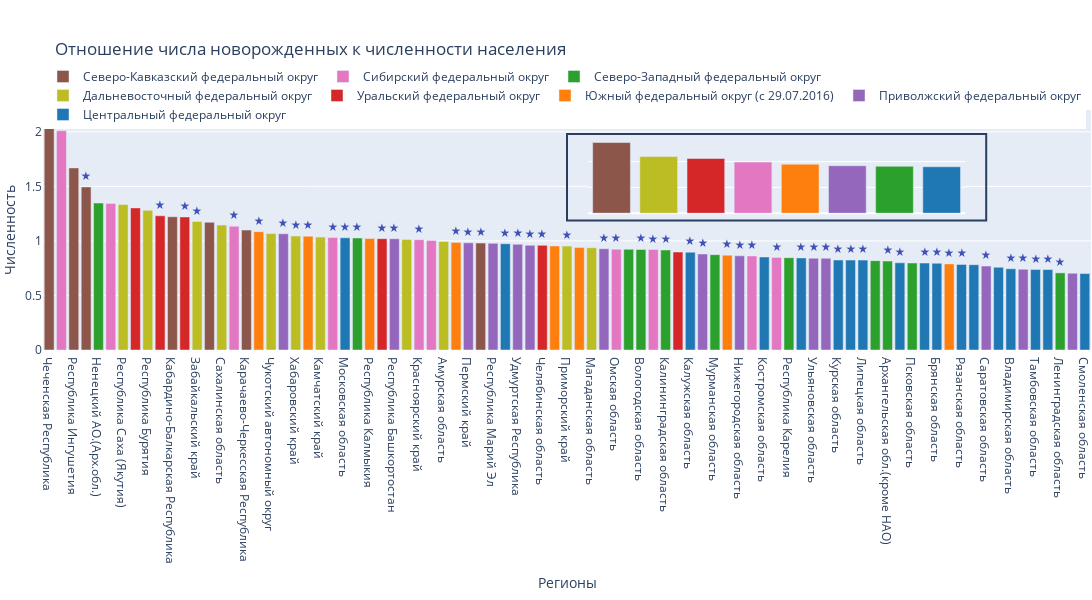

Notebook cell for this chart:
### Code cell
mask_perc = data.groupby('Федеральный округ')[['Численность населения','Новорожденные']].sum().reset_index()
mask_perc['Новорожденные в %'] = mask_perc['Новорожденные']*100/mask_perc['Численность населения'].astype('float')
mask_perc.sort_values(by='Новорожденные в %',ascending=False,inplace=True)
mask_perc['Новорожденные в %'] = mask_perc['Новорожденные в %'].round(2)
mask_perc['цвет'] = mask_perc['Федеральный округ'].map(dct_colors)

fig = px.bar(x=mask_newborn_OKR['Регионы'],title='Прирост населения в процентах по регионам',
             y=mask_newborn_OKR['ОКР'],
             color=mask_newborn_OKR['Федеральный округ'],
             color_discrete_map=dct_colors,
             text=mask_newborn_OKR['метка региона'],height=600,width=1200,range_y=[0,2.2])
fig.update_traces(textposition='outside',textfont_color='#3F51B5')
fig.update_xaxes(categoryorder='array',categoryarray=mask_newborn_OKR['Регионы'],title='Регионы')

fig.update_layout(autosize=False,
                  legend_orientation="h",
                  legend=dict(x=0,y=1.2, yanchor='top',title=''),
                  title="Численность населения",
                  xaxis_title="Регионы",
                  yaxis_title="Численность",
                  margin=dict(l=0, r=0, t=110, b=250))




# Второй график будет внутри основного второго графика
fig.add_trace(
    trace=go.Bar(marker_color=mask_perc['цвет'],
        x=mask_perc['Федеральный округ'],
        y=mask_perc['Новорожденные в %'],
        name="Федеральный округ",xaxis='x2',
        showlegend=False))

# Рисуем внутри графика фигуру типа rect - это прямоугольник, указываем его вершины
fig.update_layout( shapes=[
    dict(type="rect", #тип
         xref="paper", # цвет 
         yref="paper", # цвет 
         x0=0.5, # начало графика x0 от левого края
         y0=0.54, # начало графика y0 от нижнего края
         x1=0.9, # конец графика x1 от левого края
         y1=0.9, # конец графика y1 от нижнего края
         line_width=2, #
         fillcolor=None, #
         opacity=1)])

# Уточняем область отображения второго графика
fig.update_traces(selector=lambda t: t.name=="Федеральный округ", xaxis="x2", yaxis="y2")

# Новые оси второго графика
fig.update_layout(
    xaxis2=dict(domain=[0.52, 0.88], anchor="y2"),  # определяем оси X для врезанного графика
    yaxis2=dict(domain=[0.57, 0.88], anchor="x2")) # определяем оси Y для врезанного графика

fig.update_layout(autosize=False,
                  legend_orientation="h",
                  legend=dict(x=0,y=1.2, yanchor='top',title=''),
                  title="Отношение числа новорожденных к численности населения",
                  xaxis_title="Регионы",
                  yaxis_title="Численность",
                  margin=dict(l=0, r=0, t=110, b=250),
                  xaxis2 = {'showticklabels': False},
                  yaxis2 = {'showticklabels': False})

fig.show()

### Figure 1 — Plotly figure (JSON) as saved in the notebook; plotly's stock layout.template omitted (floating-point values rounded to 4 significant figures)
{"data": [{"alignmentgroup": "True", "hovertemplate": "color=Северо-Кавказский федеральный округ<br>x=%{x}<br>y=%{y}<br>text=%{text}<extra></extra>", "legendgroup": "Северо-Кавказский федеральный округ", "marker": {"color": "#8C564B", "pattern": {"shape": ""}}, "name": "Северо-Кавказский федеральный округ", "offsetgroup": "Северо-Кавказский федеральный округ", "orientation": "v", "showlegend": true, "text": ["★", "", "★", "", "", "", "★"], "textfont": {"color": "#3F51B5"}, "textposition": "outside", "type": "bar", "x": ["Чеченская Республика", "Республика Ингушетия", "Республика Дагестан", "Кабардино-Балкарская Республика", "Республика Северная Осетия-Алания", "Карачаево-Черкесская Республика", "Ставропольский край"], "xaxis": "x", "y": [2.036, 1.669, 1.495, 1.221, 1.171, 1.099, 0.9804], "yaxis": "y"}, {"alignmentgroup": "True", "hovertemplate": "color=Сибирский федеральный округ<br>x=%{x}<br>y=%{y}<br>text=%{text}<extra></extra>", "legendgroup": "Сибирский федеральный округ", "marker": {"color": "#E377C2", "pattern": {"shape": ""}}, "name": "Сибирский федеральный округ", "offsetgroup": "Сибирский федеральный округ", "orientation": "v", "showlegend": true, "text": ["", "", "★", "★", "★", "", "★", "★", "★", "★"], "textfont": {"color": "#3F51B5"}, "textposition": "outside", "type": "bar", "x": ["Республика Тыва", "Республика Алтай", "Иркутская область", "Новосибирская область", "Красноярский край", "Республика Хакасия", "Омская область", "Томская область", "Алтайский край", "Кемеровская область"], "xaxis": "x", "y": [2.01, 1.342, 1.135, 1.032, 1.011, 1.003, 0.9239, 0.921, 0.8621, 0.8482], "yaxis": "y"}, {"alignmentgroup": "True", "hovertemplate": "color=Северо-Западный федеральный округ<br>x=%{x}<br>y=%{y}<br>text=%{text}<extra></extra>", "legendgroup": "Северо-Западный федеральный округ", "marker": {"color": "#2CA02C", "pattern": {"shape": ""}}, "name": "Северо-Западный федеральный округ", "offsetgroup": "Северо-Западный федеральный округ", "orientation": "v", "showlegend": true, "text": ["", "★", "", "★", "★", "", "", "", "★", "", "★"], "textfont": {"color": "#3F51B5"}, "textposition": "outside", "type": "bar", "x": ["Ненецкий АО.(Арх.обл.)", "Санкт-Петербург", "Республика Коми", "Вологодская область", "Калининградская область", "Мурманская область", "Республика Карелия", "Новгородская область", "Архангельская обл.(кроме НАО)", "Псковская область", "Ленинградская область"], "xaxis": "x", "y": [1.347, 1.027, 0.9234, 0.9219, 0.9171, 0.8742, 0.8467, 0.8191, 0.8153, 0.7978, 0.7072], "yaxis": "y"}, {"alignmentgroup": "True", "hovertemplate": "color=Дальневосточный федеральный округ<br>x=%{x}<br>y=%{y}<br>text=%{text}<extra></extra>", "legendgroup": "Дальневосточный федеральный округ", "marker": {"color": "#BCBD22", "pattern": {"shape": ""}}, "name": "Дальневосточный федеральный округ", "offsetgroup": "Дальневосточный федеральный округ", "orientation": "v", "showlegend": true, "text": ["", "", "★", "", "", "★", "", "", "", "★", ""], "textfont": {"color": "#3F51B5"}, "textposition": "outside", "type": "bar", "x": ["Республика Саха (Якутия)", "Республика Бурятия", "Забайкальский край", "Сахалинская область", "Чукотский автономный округ", "Хабаровский край", "Камчатский край", "Еврейская автономная область", "Амурская область", "Приморский край", "Магаданская область"], "xaxis": "x", "y": [1.333, 1.28, 1.178, 1.145, 1.068, 1.044, 1.035, 1.014, 0.994, 0.9526, 0.9376], "yaxis": "y"}, {"alignmentgroup": "True", "hovertemplate": "color=Уральский федеральный округ<br>x=%{x}<br>y=%{y}<br>text=%{text}<extra></extra>", "legendgroup": "Уральский федеральный округ", "marker": {"color": "#D62728", "pattern": {"shape": ""}}, "name": "Уральский федеральный округ", "offsetgroup": "Уральский федеральный округ", "orientation": "v", "showlegend": true, "text": ["", "★", "★", "★", "★", ""], "textfont": {"color": "#3F51B5"}, "textposition": "outside", "type": "bar", "x": ["ЯНАО(Тюменская обл.)", "ХМАО(Тюменская обл.)", "Тюменская обл.(кроме ХМАО,ЯНАО)", "Свердловская область", "Челябинская область", "Курганская область"], "xaxis": "x", "y": [1.303, 1.23, 1.22, 1.021, 0.9593, 0.8981], "yaxis": "y"}, {"alignmentgroup": "True", "hovertemplate": "color=Южный федеральный округ (с 29.07.2016)<br>x=%{x}<br>y=%{y}<br>text=%{text}<extra></extra>", "legendgroup": "Южный федеральный округ (с 29.07.2016)", "marker": {"color": "#FF7F0E", "pattern": {"shape": ""}}, "name": "Южный федеральный округ (с 29.07.2016)", "offsetgroup": "Южный федеральный округ (с 29.07.2016)", "orientation": "v", "showlegend": true, "text": ["★", "★", "", "★", "", "", "★", "★"], "textfont": {"color": "#3F51B5"}, "textposition": "outside", "type": "bar", "x": ["Астраханская область", "Краснодарский край", "Республика Калмыкия", "Республика Крым", "Республика Адыгея", "Севастополь", "Ростовская область", "Волгоградская область"], "xaxis": "x", "y": [1.085, 1.044, 1.022, 0.9865, 0.954, 0.9407, 0.8691, 0.7894], "yaxis": "y"}, {"alignmentgroup": "True", "hovertemplate": "color=Приволжский федеральный округ<br>x=%{x}<br>y=%{y}<br>text=%{text}<extra></extra>", "legendgroup": "Приволжский федеральный округ", "marker": {"color": "#9467BD", "pattern": {"shape": ""}}, "name": "Приволжский федеральный округ", "offsetgroup": "Приволжский федеральный округ", "orientation": "v", "showlegend": true, "text": ["★", "★", "★", "", "★", "★", "★", "★", "★", "★", "★", "★", "★", ""], "textfont": {"color": "#3F51B5"}, "textposition": "outside", "type": "bar", "x": ["Республика Татарстан", "Республика Башкортостан", "Пермский край", "Республика Марий Эл", "Удмуртская Республика", "Оренбургская область", "Чувашская Республика", "Самарская область", "Нижегородская область", "Ульяновская область", "Кировская область", "Саратовская область", "Пензенская область", "Республика Мордовия"], "xaxis": "x", "y": [1.066, 1.02, 0.9822, 0.9776, 0.969, 0.9597, 0.9285, 0.8801, 0.8632, 0.8413, 0.8412, 0.7698, 0.7401, 0.7034], "yaxis": "y"}, {"alignmentgroup": "True", "hovertemplate": "color=Центральный федеральный округ<br>x=%{x}<br>y=%{y}<br>text=%{text}<extra></extra>", "legendgroup": "Центральный федеральный округ", "marker": {"color": "#1F77B4", "pattern": {"shape": ""}}, "name": "Центральный федеральный округ", "offsetgroup": "Центральный федеральный округ", "orientation": "v", "showlegend": true, "text": ["★", "★", "★", "", "★", "★", "★", "★", "★", "★", "★", "★", "", "", "★", "★", "★", ""], "textfont": {"color": "#3F51B5"}, "textposition": "outside", "type": "bar", "x": ["Московская область", "Москва", "Калужская область", "Костромская область", "Ярославская область", "Курская область", "Воронежская область", "Липецкая область", "Тверская область", "Белгородская область", "Брянская область", "Рязанская область", "Орловская область", "Ивановская область", "Владимирская область", "Тамбовская область", "Тульская область", "Смоленская область"], "xaxis": "x", "y": [1.029, 0.9743, 0.8966, 0.8529, 0.8444, 0.8253, 0.8244, 0.8241, 0.7994, 0.7973, 0.795, 0.7847, 0.7819, 0.7585, 0.745, 0.7383, 0.7375, 0.701], "yaxis": "y"}, {"marker": {"color": ["#8C564B", "#BCBD22", "#D62728", "#E377C2", "#FF7F0E", "#9467BD", "#2CA02C", "#1F77B4"]}, "name": "Федеральный округ", "showlegend": false, "type": "bar", "x": ["Северо-Кавказский федеральный округ", "Дальневосточный федеральный округ", "Уральский федеральный округ", "Сибирский федеральный округ", "Южный федеральный округ (с 29.07.2016)", "Приволжский федеральный округ", "Северо-Западный федеральный округ", "Центральный федеральный округ"], "xaxis": "x2", "y": [1.37, 1.1, 1.06, 0.99, 0.95, 0.92, 0.91, 0.9], "yaxis": "y2"}], "layout": {"autosize": false, "barmode": "relative", "height": 600, "legend": {"orientation": "h", "title": {"text": ""}, "tracegroupgap": 0, "x": 0, "y": 1.2, "yanchor": "top"}, "margin": {"b": 250, "l": 0, "r": 0, "t": 110}, "shapes": [{"line": {"width": 2}, "opacity": 1, "type": "rect", "x0": 0.5, "x1": 0.9, "xref": "paper", "y0": 0.54, "y1": 0.9, "yref": "paper"}], "title": {"text": "Отношение числа новорожденных к численности населения"}, "width": 1200, "xaxis": {"anchor": "y", "categoryarray": ["Чеченская Республика", "Республика Тыва", "Республика Ингушетия", "Республика Дагестан", "Ненецкий АО.(Арх.обл.)", "Республика Алтай", "Республика Саха (Якутия)", "ЯНАО(Тюменская обл.)", "Республика Бурятия", "ХМАО(Тюменская обл.)", "Кабардино-Балкарская Республика", "Тюменская обл.(кроме ХМАО,ЯНАО)", "Забайкальский край", "Республика Северная Осетия-Алания", "Сахалинская область", "Иркутская область", "Карачаево-Черкесская Республика", "Астраханская область", "Чукотский автономный округ", "Республика Татарстан", "Хабаровский край", "Краснодарский край", "Камчатский край", "Новосибирская область", "Московская область", "Санкт-Петербург", "Республика Калмыкия", "Свердловская область", "Республика Башкортостан", "Еврейская автономная область", "Красноярский край", "Республика Хакасия", "Амурская область", "Республика Крым", "Пермский край", "Ставропольский край", "Республика Марий Эл", "Москва", "Удмуртская Республика", "Оренбургская область", "Челябинская область", "Республика Адыгея", "Приморский край", "Севастополь", "Магаданская область", "Чувашская Республика", "Омская область", "Республика Коми", "Вологодская область", "Томская область", "Калининградская область", "Курганская область", "Калужская область", "Самарская область", "Мурманская область", "Ростовская область", "Нижегородская область", "Алтайский край", "Костромская область", "Кемеровская область", "Республика Карелия", "Ярославская область", "Ульяновская область", "Кировская область", "Курская область", "Воронежская область", "Липецкая область", "Новгородская область", "Архангельская обл.(кроме НАО)", "Тверская область", "Псковская область", "Белгородская область", "Брянская область", "Волгоградская область", "Рязанская область", "Орловская область", "Саратовская область", "Ивановская область", "Владимирская область", "Пензенская область", "Тамбовская область", "Тульская область", "Ленинградская область", "Республика Мордовия", "Смоленская область"], "categoryorder": "array", "domain": [0, 1], "title": {"text": "Регионы"}}, "xaxis2": {"anchor": "y2", "domain": [0.52, 0.88], "showticklabels": false}, "yaxis": {"anchor": "x", "domain": [0, 1], "range": [0, 2.2], "title": {"text": "Численность"}}, "yaxis2": {"anchor": "x2", "domain": [0.57, 0.88], "showticklabels": false}}}
